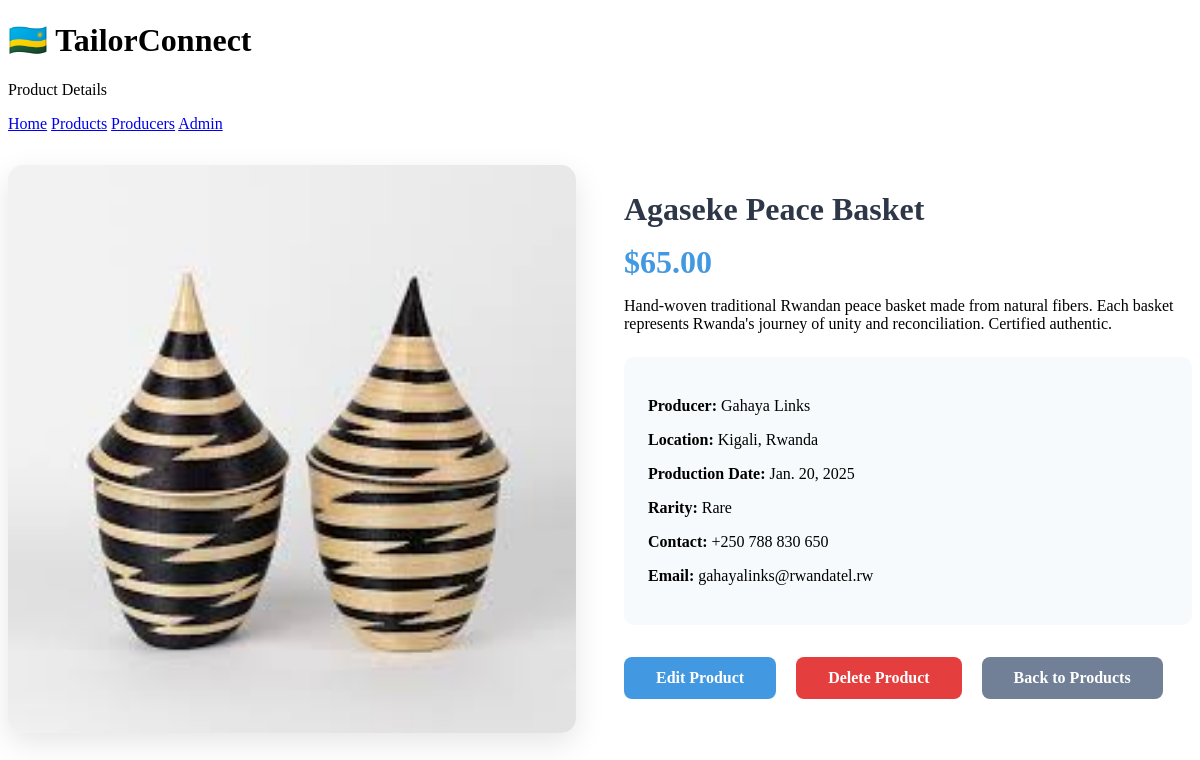
The page /products/1/ on the database its author committed.
### Tconnect/models.py (models this page shows, shortened)
class Product(models.Model):
    name = models.CharField(max_length=200)
    description = models.TextField()
    price = models.DecimalField(max_digits=10, decimal_places=2)
    prod_date = models.DateField()  # Production date
    image = models.ImageField(upload_to='products/', blank=True, null=True)
    RARITY_CHOICES = [
        ('common', 'Common'),
        ('rare', 'Rare'),
        ('limited', 'Limited Edition'),
        ('unique', 'Unique Piece'),
    ]
    rarity = models.CharField(max_length=20, choices=RARITY_CHOICES, default='common')
    producer = models.ForeignKey(Producer, on_delete=models.CASCADE, related_name='products')
    created_at = models.DateTimeField(auto_now_add=True)

class Producer(models.Model):
    name = models.CharField(max_length=200)
    contact_info = models.CharField(max_length=200)
    email = models.EmailField()
    location = models.CharField(max_length=200)
    bio = models.TextField(blank=True, null=True)
    created_at = models.DateTimeField(auto_now_add=True)

### Tconnect/views.py (the view)
# urls.py: path('products/<int:pk>/', views.product_detail, name='product_detail'),
def product_detail(request, pk):
    product = get_object_or_404(Product, pk=pk)
    return render(request, 'Tconnect/product_detail.html', {
        'product': product
    })

### Tconnect/templates/Tconnect/product_detail.html (shortened to what this page needs)
<!DOCTYPE html>
<html lang="en">
<head>
</head>
<body>
    <div class="header">
        <h1>🇷🇼 TailorConnect</h1>
        <p>Product Details</p>
    </div>
    <div class="nav">
        <a href="/">Home</a>
        <a href="/products/">Products</a>
        <a href="/producers/">Producers</a>
        <a href="/admin/">Admin</a>
    </div>
    <div class="main-container">
        <div class="container">
            <div class="product-detail">
                <div class="product-image-section">
                    {% if product.image %}
                    <img src="{{ product.image.url }}" alt="{{ product.name }}" class="product-image">
                    {% else %}
                    <div class="image-placeholder">
                        <span>🇷🇼<br>Image Coming Soon</span>
                    </div>
                    {% endif %}
                </div>
                <div class="product-info">
                    <h2>{{ product.name }}</h2>
                    <div class="price">${{ product.price }}</div>
                    <p>{{ product.description }}</p>
                    <div class="product-meta">
                        <p><strong>Producer:</strong> {{ product.producer.name }}</p>
                        <p><strong>Location:</strong> {{ product.producer.location }}</p>
                        <p><strong>Production Date:</strong> {{ product.prod_date }}</p>
                        <p><strong>Rarity:</strong> {{ product.get_rarity_display }}</p>
                        <p><strong>Contact:</strong> {{ product.producer.contact_info }}</p>
                        <p><strong>Email:</strong> {{ product.producer.email }}</p>
                    </div>
                    <div class="action-buttons">
                        <a href="{% url 'product_update' product.pk %}" class="btn btn-edit">Edit Product</a>
                        <a href="{% url 'product_delete' product.pk %}" class="btn btn-delete">Delete Product</a>
                        <a href="{% url 'products_list' %}" class="btn btn-back">Back to Products</a>
                    </div>
                </div>
            </div>
        </div>
    </div>
</body>
</html>

### Tconnect/templates/Tconnect/product_detail.html (style rules this page uses)
.product-detail { display: grid; grid-template-columns: 1fr 1fr; gap: 3rem; margin-top: 2rem; }
.product-image { width: 100%; border-radius: 15px; box-shadow: 0 10px 30px rgba(0,0,0,0.1); }
.product-info h2 { color: #2d3748; margin-bottom: 1rem; font-size: 2rem; }
.price { font-size: 2rem; color: #4299e1; font-weight: bold; margin: 1rem 0; }
.product-meta { background: #f7fafc; padding: 1.5rem; border-radius: 10px; margin: 1.5rem 0; }
.action-buttons { margin-top: 2rem; }
.btn { display: inline-block; padding: 0.75rem 2rem; border: none; border-radius: 8px; font-size: 1rem; font-weight: 600; cursor: pointer; transition: all 0.3s ease; text-decoration: none; margin-right: 1rem; }
.btn-edit { background: #4299e1; color: white; }
.btn-delete { background: #e53e3e; color: white; }
.btn-back { background: #718096; color: white; }

### rows shown on the page
Product: image (picture), name "Agaseke Peace Basket", price "65.00", description "Hand-woven traditional Rwandan peace basket made from natural fibers. Each basket represents Rwanda's journey of unity and reconciliation. Certified authentic.", producer.name "Gahaya Links", producer.location "Kigali, Rwanda", prod_date "Jan. 20, 2025", rarity "Rare", producer.contact_info "+250 788 830 650", producer.email "gahayalinks@rwandatel.rw"
